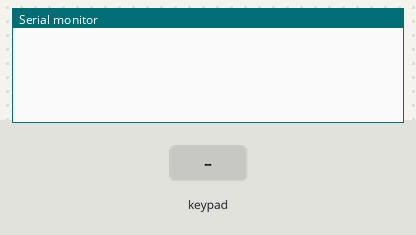
A sketch run on a simulated Arduino Uno, built with avr-gcc and run on an emulated ATmega328P. On the bench: the last lines printed to the serial monitor. Wiring (inferred from the names in the program): 4×3 keypad with keys 1 2 3 4 5 6 7 8 9 * 0 # (labels assumed): rows pin 16, pin 2, pin 5, pin 4; columns pin 14, pin 13, pin 12. The inputs (shaded band) are chosen by the test bench.

Above: at 1.2 s.
1.3 s: key '1' pressed
At 2.2 s:
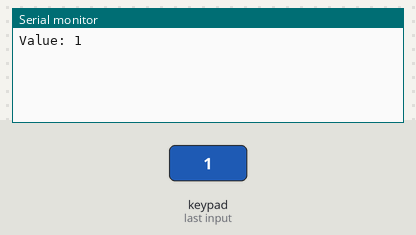
2.8 s: keypad keys 1 2 pressed 0.4 s apart
At 3.7 s:
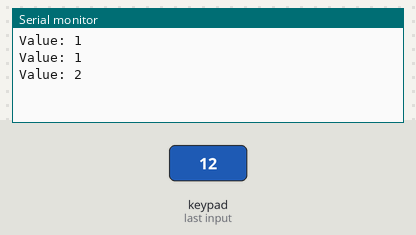
5.1 s: key '3' pressed
At 6.3 s:
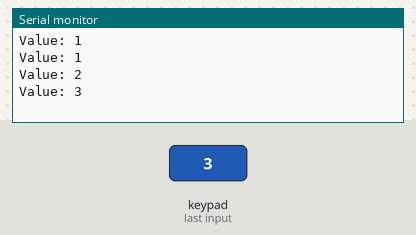
6.6 s: keypad keys 1 2 # pressed 0.4 s apart
At 8.4 s:
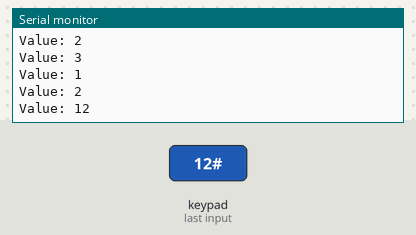
Timing chart, 0 to 9.9 s (numbered marks = the images above; inputs shaded):
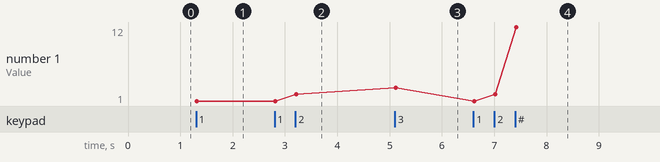

Measured:
- after the input at 1.3 s, the serial monitor: prints a new line at once (image 1)
- after the input at 2.8 s, the serial monitor: prints a new line after 0.41 s (image 2)
- after the input at 5.1 s, the serial monitor: prints a new line at once (image 3)
- after the input at 6.6 s, the serial monitor: prints a new line at once (image 4)
- plotted number 1: 1 → 2 after the input at 2.8 s, 2 → 3 after the input at 5.1 s, 3 → 12 after the input at 6.6 s

The sketch:

keypad_4x3.ino
```cpp
const int keypad[] = {14, 13, 12, 4, 5, 2, 16};

void setup() {
  Serial.begin(115200);
  for (int i = 0; i < 7; i++) {
    if (i < 3){
      pinMode(keypad[i], OUTPUT);
      digitalWrite(keypad[i], HIGH);
    }
    else {
      pinMode(keypad[i], INPUT_PULLUP);
    }
  }
}

void loop() {
  Serial.println("Value: " + String(readButton()));
  delay(250);
}

int readButton() {
  int value = 0;
  while (value == 0) {
    for (int x = 0; x < 3; x++) {
      digitalWrite(keypad[x], LOW);
      for (int y = 6; y >= 3; y--) {
        if (digitalRead(keypad[y]) == LOW) {
          value = x + (6 - y) * 3 + 1;
        }
      }
      digitalWrite(keypad[x], HIGH);
    }
    delay(10);
  }
  return value;
}
```
